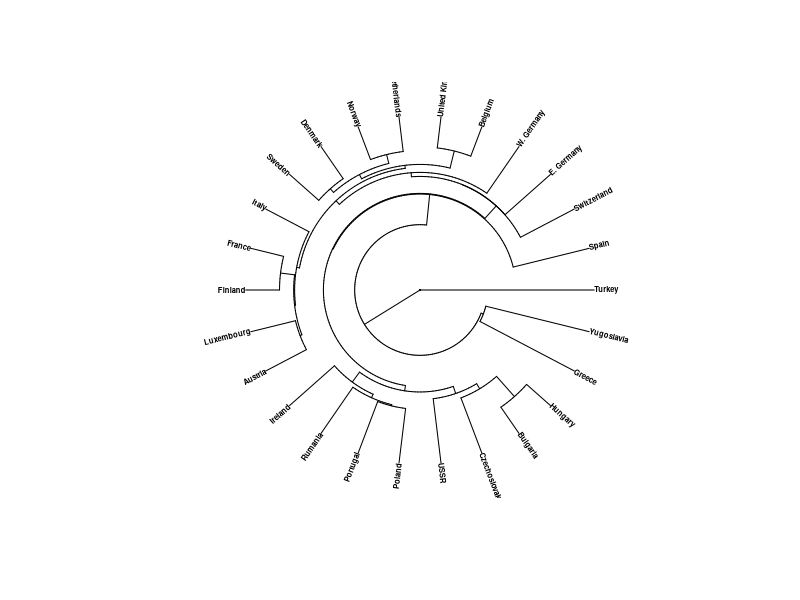
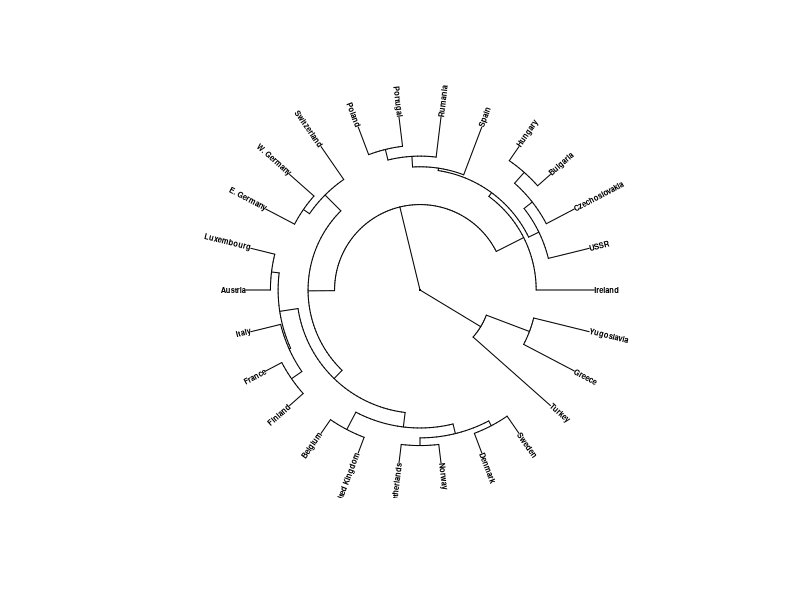
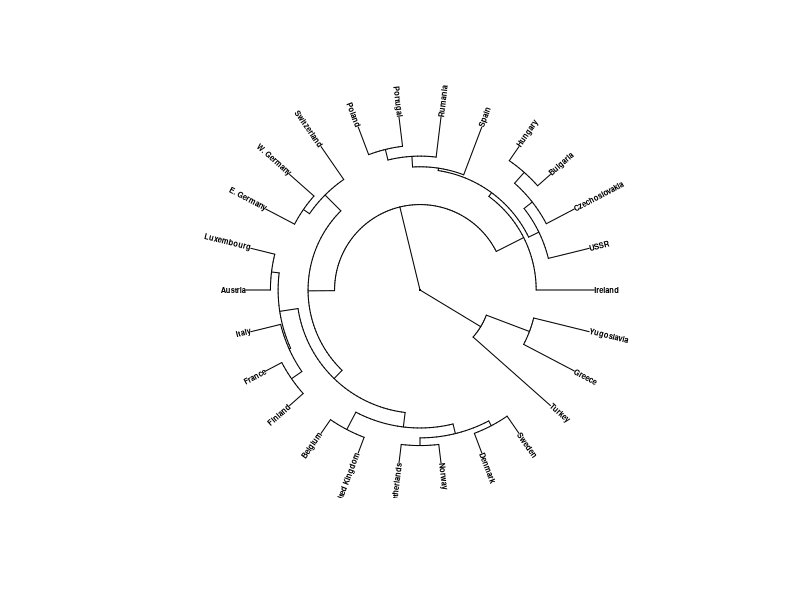

These figures' R source, in order:
library(ape)

rawData <- read.table("employment_data2.txt", TRUE, "\t")

countries <- rawData$Country
row.names(rawData) <- countries

hclustresult1 <- hclust(dist(rawData), method = "single")
plot(as.phylo(hclustresult1), type='fan', show.node.label = TRUE, font = 2, cex= 0.45)

hclustresult2 <- hclust(dist(rawData), method = "average")
plot(as.phylo(hclustresult2), type='fan', show.node.label = TRUE, font = 2, cex= 0.45)

hclustresult3 <- hclust(dist(rawData), method = "average")
plot(as.phylo(hclustresult3), type='fan', show.node.label = TRUE, font = 2, cex= 0.45)



